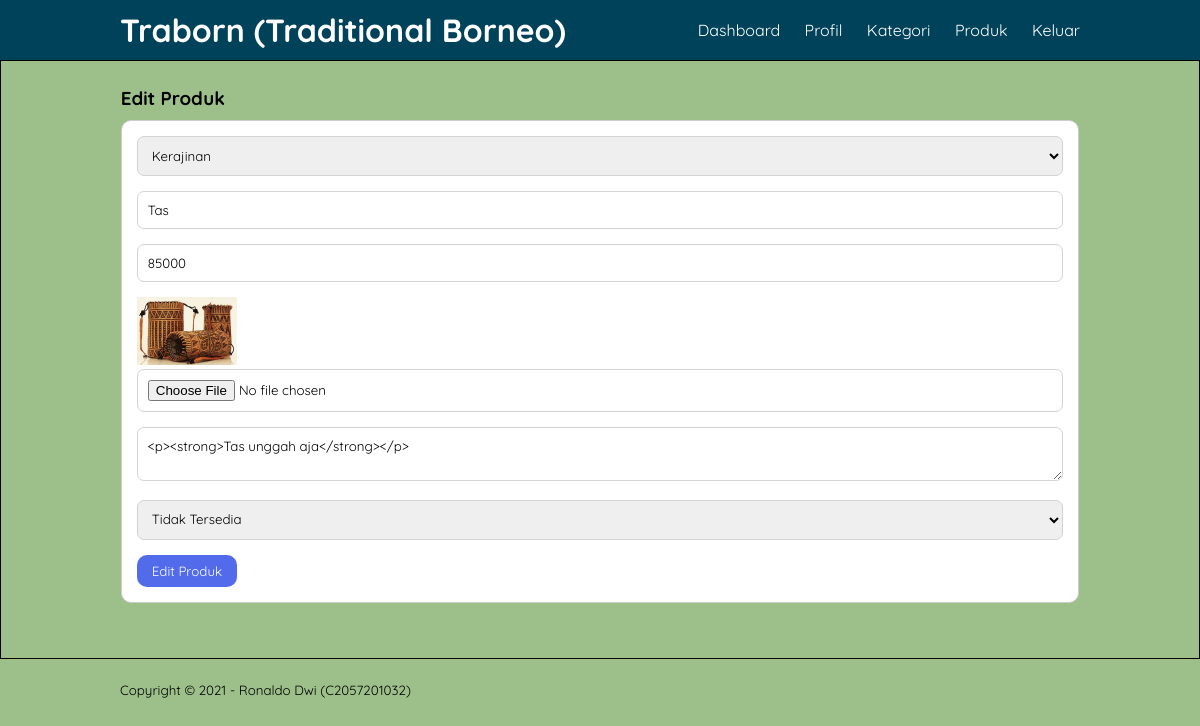
The app's page /edit-produk.php?id=16 (signed in) with its own data.
### tables this page shows
CREATE TABLE `tbl_produk` (
  `product_id` int(11) NOT NULL,
  `category_id` int(11) NOT NULL,
  `product_name` varchar(100) NOT NULL,
  `product_price` int(11) NOT NULL,
  `product_description` text NOT NULL,
  `product_image` varchar(100) NOT NULL,
  `product_status` tinyint(1) NOT NULL,
  `data_created` timestamp NOT NULL DEFAULT current_timestamp() ON UPDATE current_timestamp()
);

CREATE TABLE `tbl_kategori` (
  `category_id` int(11) NOT NULL,
  `category_name` varchar(30) NOT NULL
);

### edit-produk.php (the view, shortened to what this page needs)
<?php
    include 'db.php';
    $produk = mysqli_query($hasil, "SELECT * FROM tbl_produk WHERE product_id = '".$_GET['id']."' ");
    $p      = mysqli_fetch_object($produk);
?>
<!DOCTYPE html>
<html>
<head>
    <link rel="stylesheet" type="text/css" href="Tampilan.css">
</head>
<body>
    <header>
        <div class="container">
        <h1><a href="">Traborn (Traditional Borneo) </a></h1>
        <ul>
            <li><a href="laman.php">Dashboard</a></li>
            <li><a href="profil.php">Profil</a></li>
            <li><a href="kategori.php">Kategori</a></li>
            <li><a href="produk.php">Produk</a></li>
            <li><a href="keluar.php">Keluar</a></li>
        </ul>
        </div>
    </header>
    <div class="section">
        <div class="container">
            <h3>Edit Produk</h3>
            <div class="box">
               <form action="" method="POST" enctype="multipart/form-data">
                   <select class="input-control" name="kategori" required>
                       <?php
                            $kategori = mysqli_query($hasil, "SELECT * FROM tbl_kategori ORDER BY category_id DESC");
                            while($r  = mysqli_fetch_array($kategori)) {
                       ?>
                       <option value="<?php echo $r['category_id']?>"<?php echo($r['category_id'] == $p->category_id)? 'selected':''; ?>>
                       <?php echo $r['category_name']?></option>
                       <?php } ?>
                   </select>
                   <input type="text" name="nama" class="input-control" placeholder="Nama Produk" value="<?php echo $p->product_name ?>" required>
                   <input type="text" name="harga" class="input-control" placeholder="Harga Produk" value="<?php echo $p->product_price ?>" required>
                   <img src="gambarproduk/<?php echo $p->product_image ?>" width="100px">
                   <input type="file" name="gambar" class="input-control">
                   <textarea class="input-control" name="deskripsi" placeholder="Deskripsi"><?php echo $p->product_description ?></textarea><br>
                   <select class="input-control" name="status">
                       <option value="0"<?php echo ($p->product_status == 0)? 'selected':''; ?>>Tidak Tersedia</option>
                   </select>
                   <input type="submit" name="submit" value="Edit Produk" class="btn">
               </form>
            </div>
        </div>
    </div>
    <footer>
        <div class="container">
            <small>Copyright &copy 2021 - Ronaldo Dwi (C2057201032)</small>
        </div>
    </footer>
</body>
</html>

### tampilan.css (style rules this page uses)
* { padding: 0; margin: 0; font-family: 'Quicksand', sans-serif; }
body { background-color: #9DC08B; }
a { color: inherit; text-decoration: none; }
.input-control { width: 100%; padding: 10px; border-radius: 7px; border: 1px solid lightgrey; margin-bottom: 15px; box-sizing: border-box; }
.btn { padding: 8px 15px; background-color: #516BEB; color: #fff; border: none; border-radius: 10px; cursor: pointer; }
header { background-color: #00425A; color: #fff; }
header h1 { float: left; padding: 10px 0; }
header ul { float: right; }
header ul li { display: inline-block; }
header ul li a { padding: 20px 0 20px 20px; display: inline-block; }
.container { width: 80%; margin: 0 auto; }
.container:after { content: ''; display: block; clear: both; }
.section { padding: 25px 0; border: 1px solid; }
.box { background-color: #fff; border: 1px solid #ccc; border-radius: 10px; padding: 15px; box-sizing: border-box; margin: 10px 0px 30px 0; }
.box:after { content: ''; display: block; clear: both; }
footer { padding: 20px 0; }

### records on screen
tbl_produk: kategori "Kerajinan", nama "Tas", harga "85000", product_image (picture), deskripsi "<p><strong>Tas unggah aja</strong></p>", status "Tidak Tersedia"
